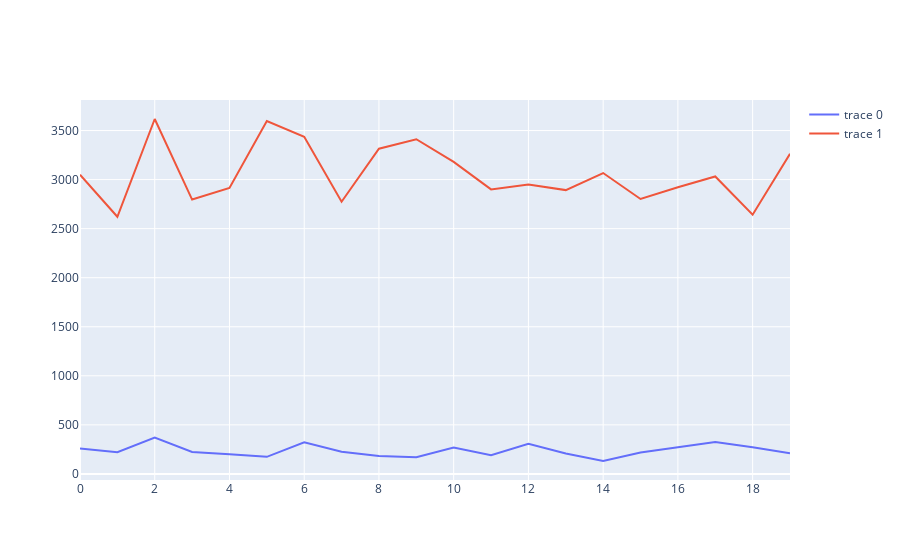

The notebook cell this image was saved under:
### Code cell
fig = go.Figure()
# fig.add_trace(go.Scatter(x=cities.Population,y=cities.Area))
fig=make_subplots(rows=1, cols=1)
fig.add_scatter(y=cities.Area, row=1,col=1)
fig.add_scatter(y=cities.Income, row=1,col=1)

### Figure 1 — Plotly figure (JSON) as saved in the notebook; plotly's stock layout.template omitted (floating-point values rounded to 4 significant figures)
{"data": [{"type": "scatter", "xaxis": "x", "y": [258.6, 221.1, 369.7, 223.4, 201.4, 173.9, 323.2, 226.8, 183.4, 170.0, 269.7, 190.5, 306.6, 208.0, 131.6, 219.2, 271.9, 324.8, 271.5, 209.7], "yaxis": "y"}, {"type": "scatter", "xaxis": "x", "y": [3050.0, 2621.0, 3618.0, 2797.0, 2915.0, 3597.0, 3436.0, 2774.0, 3315.0, 3411.0, 3180.0, 2900.0, 2949.0, 2893.0, 3067.0, 2802.0, 2922.0, 3032.0, 2642.0, 3263.0], "yaxis": "y"}], "layout": {"xaxis": {"anchor": "y", "domain": [0, 1]}, "yaxis": {"anchor": "x", "domain": [0, 1]}}}
